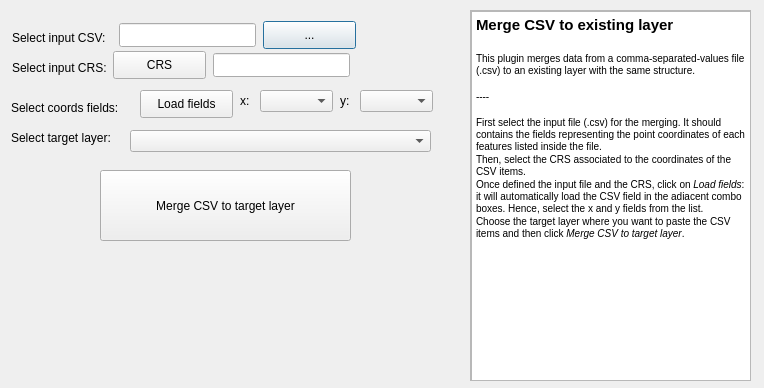
<?xml version="1.0" encoding="UTF-8"?>
<ui version="4.0">
 <author>Federica Gaspari</author>
 <class>MergeCSVDialogBase</class>
 <widget class="QDialog" name="MergeCSVDialogBase">
  <property name="geometry">
   <rect>
    <x>0</x>
    <y>0</y>
    <width>764</width>
    <height>388</height>
   </rect>
  </property>
  <property name="minimumSize">
   <size>
    <width>764</width>
    <height>388</height>
   </size>
  </property>
  <property name="maximumSize">
   <size>
    <width>764</width>
    <height>388</height>
   </size>
  </property>
  <property name="windowTitle">
   <string>Merge CSV to existing layer</string>
  </property>
  <widget class="QComboBox" name="comboBox">
   <property name="geometry">
    <rect>
     <x>130</x>
     <y>130</y>
     <width>301</width>
     <height>22</height>
    </rect>
   </property>
  </widget>
  <widget class="QLabel" name="label">
   <property name="geometry">
    <rect>
     <x>11</x>
     <y>130</y>
     <width>110</width>
     <height>16</height>
    </rect>
   </property>
   <property name="text">
    <string>Select target layer:</string>
   </property>
  </widget>
  <widget class="QLabel" name="label_2">
   <property name="geometry">
    <rect>
     <x>12</x>
     <y>60</y>
     <width>94</width>
     <height>16</height>
    </rect>
   </property>
   <property name="text">
    <string>Select input CRS:</string>
   </property>
  </widget>
  <widget class="QLineEdit" name="lineEdit">
   <property name="geometry">
    <rect>
     <x>119</x>
     <y>23</y>
     <width>137</width>
     <height>24</height>
    </rect>
   </property>
  </widget>
  <widget class="QPushButton" name="pushButton">
   <property name="geometry">
    <rect>
     <x>263</x>
     <y>21</y>
     <width>93</width>
     <height>28</height>
    </rect>
   </property>
   <property name="text">
    <string>...</string>
   </property>
  </widget>
  <widget class="QPushButton" name="ReadCSVButton">
   <property name="geometry">
    <rect>
     <x>100</x>
     <y>170</y>
     <width>251</width>
     <height>71</height>
    </rect>
   </property>
   <property name="text">
    <string>Merge CSV to target layer</string>
   </property>
  </widget>
  <widget class="QLabel" name="label_3">
   <property name="geometry">
    <rect>
     <x>12</x>
     <y>30</y>
     <width>100</width>
     <height>16</height>
    </rect>
   </property>
   <property name="text">
    <string>Select input CSV:</string>
   </property>
  </widget>
  <widget class="QLineEdit" name="lineEdit_2">
   <property name="geometry">
    <rect>
     <x>213</x>
     <y>53</y>
     <width>137</width>
     <height>24</height>
    </rect>
   </property>
  </widget>
  <widget class="QPushButton" name="CRSButton">
   <property name="geometry">
    <rect>
     <x>113</x>
     <y>51</y>
     <width>93</width>
     <height>28</height>
    </rect>
   </property>
   <property name="text">
    <string>CRS</string>
   </property>
  </widget>
  <widget class="QLabel" name="label_4">
   <property name="geometry">
    <rect>
     <x>11</x>
     <y>100</y>
     <width>116</width>
     <height>16</height>
    </rect>
   </property>
   <property name="text">
    <string>Select coords fields:</string>
   </property>
  </widget>
  <widget class="QComboBox" name="comboBox_x">
   <property name="geometry">
    <rect>
     <x>260</x>
     <y>90</y>
     <width>73</width>
     <height>22</height>
    </rect>
   </property>
  </widget>
  <widget class="QLabel" name="label_5">
   <property name="geometry">
    <rect>
     <x>240</x>
     <y>80</y>
     <width>16</width>
     <height>41</height>
    </rect>
   </property>
   <property name="text">
    <string>x:</string>
   </property>
  </widget>
  <widget class="QLabel" name="label_6">
   <property name="geometry">
    <rect>
     <x>340</x>
     <y>80</y>
     <width>16</width>
     <height>41</height>
    </rect>
   </property>
   <property name="text">
    <string>y:</string>
   </property>
  </widget>
  <widget class="QComboBox" name="comboBox_y">
   <property name="geometry">
    <rect>
     <x>360</x>
     <y>90</y>
     <width>73</width>
     <height>22</height>
    </rect>
   </property>
  </widget>
  <widget class="QPushButton" name="CSVFieldButton">
   <property name="geometry">
    <rect>
     <x>140</x>
     <y>90</y>
     <width>93</width>
     <height>28</height>
    </rect>
   </property>
   <property name="text">
    <string>Load fields</string>
   </property>
  </widget>
  <widget class="QScrollArea" name="scrollArea">
   <property name="geometry">
    <rect>
     <x>470</x>
     <y>10</y>
     <width>281</width>
     <height>371</height>
    </rect>
   </property>
   <property name="widgetResizable">
    <bool>true</bool>
   </property>
   <widget class="QWidget" name="scrollAreaWidgetContents">
    <property name="geometry">
     <rect>
      <x>0</x>
      <y>0</y>
      <width>279</width>
      <height>369</height>
     </rect>
    </property>
    <widget class="QTextBrowser" name="textBrowser">
     <property name="geometry">
      <rect>
       <x>0</x>
       <y>0</y>
       <width>281</width>
       <height>661</height>
      </rect>
     </property>
     <property name="minimumSize">
      <size>
       <width>250</width>
       <height>0</height>
      </size>
     </property>
     <property name="html">
      <string>&lt;!DOCTYPE HTML PUBLIC &quot;-//W3C//DTD HTML 4.0//EN&quot; &quot;http://www.w3.org/TR/REC-html40/strict.dtd&quot;&gt;
&lt;html&gt;&lt;head&gt;&lt;meta name=&quot;qrichtext&quot; content=&quot;1&quot; /&gt;&lt;style type=&quot;text/css&quot;&gt;
p, li { white-space: pre-wrap; }
&lt;/style&gt;&lt;/head&gt;&lt;body style=&quot; font-family:'MS Shell Dlg 2'; font-size:7.8pt; font-weight:400; font-style:normal;&quot;&gt;
&lt;p style=&quot; margin-top:0px; margin-bottom:0px; margin-left:0px; margin-right:0px; -qt-block-indent:0; text-indent:0px;&quot;&gt;&lt;span style=&quot; font-size:11pt; font-weight:600;&quot;&gt;Merge CSV to existing layer&lt;/span&gt;&lt;/p&gt;
&lt;p style=&quot;-qt-paragraph-type:empty; margin-top:0px; margin-bottom:0px; margin-left:0px; margin-right:0px; -qt-block-indent:0; text-indent:0px; font-size:11pt; font-weight:600;&quot;&gt;&lt;br /&gt;&lt;/p&gt;
&lt;p style=&quot; margin-top:0px; margin-bottom:0px; margin-left:0px; margin-right:0px; -qt-block-indent:0; text-indent:0px;&quot;&gt;This plugin merges data from a comma-separated-values file (.csv) to an existing layer with the same structure.&lt;/p&gt;
&lt;p style=&quot;-qt-paragraph-type:empty; margin-top:0px; margin-bottom:0px; margin-left:0px; margin-right:0px; -qt-block-indent:0; text-indent:0px;&quot;&gt;&lt;br /&gt;&lt;/p&gt;
&lt;p style=&quot; margin-top:0px; margin-bottom:0px; margin-left:0px; margin-right:0px; -qt-block-indent:0; text-indent:0px;&quot;&gt;----&lt;/p&gt;
&lt;p style=&quot;-qt-paragraph-type:empty; margin-top:0px; margin-bottom:0px; margin-left:0px; margin-right:0px; -qt-block-indent:0; text-indent:0px;&quot;&gt;&lt;br /&gt;&lt;/p&gt;
&lt;p style=&quot; margin-top:0px; margin-bottom:0px; margin-left:0px; margin-right:0px; -qt-block-indent:0; text-indent:0px;&quot;&gt;First select the input file (.csv) for the merging. It should contains the fields representing the point coordinates of each features listed inside the file.&lt;/p&gt;
&lt;p style=&quot; margin-top:0px; margin-bottom:0px; margin-left:0px; margin-right:0px; -qt-block-indent:0; text-indent:0px;&quot;&gt;Then, select the CRS associated to the coordinates of the CSV items.&lt;/p&gt;
&lt;p style=&quot; margin-top:0px; margin-bottom:0px; margin-left:0px; margin-right:0px; -qt-block-indent:0; text-indent:0px;&quot;&gt;Once defined the input file and the CRS, click on &lt;span style=&quot; font-style:italic;&quot;&gt;Load fields&lt;/span&gt;: it will automatically load the CSV field in the adiacent combo boxes. Hence, select the x and y fields from the list.&lt;/p&gt;
&lt;p style=&quot; margin-top:0px; margin-bottom:0px; margin-left:0px; margin-right:0px; -qt-block-indent:0; text-indent:0px;&quot;&gt;Choose the target layer where you want to paste the CSV items and then click &lt;span style=&quot; font-style:italic;&quot;&gt;Merge CSV to target layer&lt;/span&gt;.&lt;/p&gt;&lt;/body&gt;&lt;/html&gt;</string>
     </property>
    </widget>
   </widget>
  </widget>
 </widget>
 <resources/>
 <connections/>
</ui>
